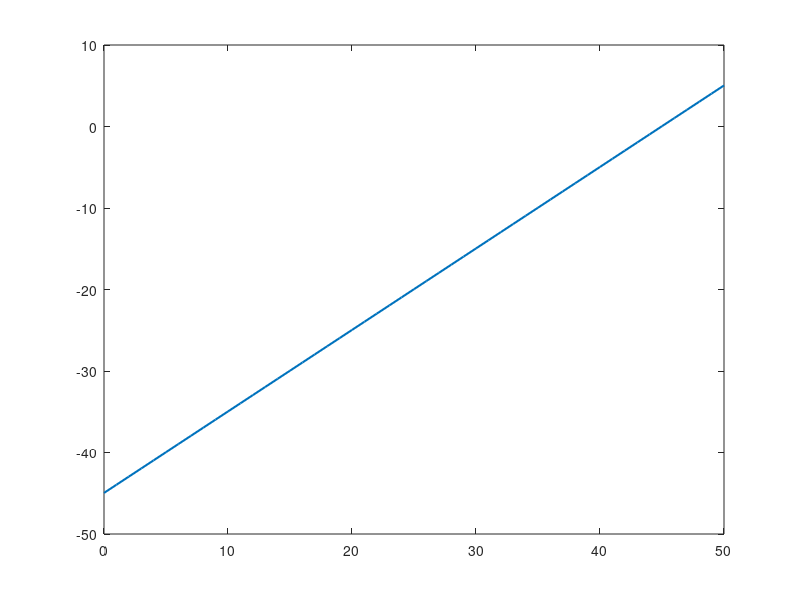

Write MATLAB code to recreate this figure. (Note: this script raises an error after producing the figure.)
%リンクバジェット計算
%今後、減衰、フェージング、マルチパス、干渉などを組み込む必要あり
clear;
close all;
clc;

%パラメータ(定数)
c = 3.0e8;
f = 9.2e8;
%距離パラメータ
d_GEO = 35786e3;
d_LEO = 1760e3;
L = 20*log10(4*pi*d_GEO*f/c);
k = 1.38e-23;
lambda = c/f;
Gt = 1;
margin = 10;

%SFによるSNRしきい値(LoRaの標準値)
SF = 7:12;
SNR_th = [-7.5, -10.0, -12.5, -15.0, -17.5, -20.0];


%パラメータ(変数)
Gr = 0:50;
T = 300; %27℃を想定
B = 100e3; %帯域幅は100kHzまたは125kHz
Pt = 13;


%受信電力[dBm]
pr = Pt + Gt + Gr - L;

%ノイズ(ガウシアンノイズ)し
pn = 10*log10(k*T*B)+30;
SNR = pr - pn;


%plot
figure;
plot(Gr, SNR, 'LineWidth', 1.5, 'DisplayName', 'SNR');
hold on;

col = lines(6);
for i = 1:6
    yline(SNR_th(i), '-', 'Color', col(i,:), 'LineWidth', 1.2, ...
        'DisplayName', sprintf('SF%d %.1f dB', SF(i), SNR_th(i)));
end

hold off;
grid on;

xlim([0 50]);
ylim([-40 10]);
xlabel('受信アンテナ利得 Gr [dBi]', 'FontSize',12);
ylabel('SNR [dB]', 'FontSize',12);
title('受信アンテナ利得とSNRの関係','FontSize',14);
legend('Location', 'northwest', 'FontSize', 10);

%最小アンテナ利得
G_rx_min = SNR_th + margin - (Pt + Gt - L - pn);

G_rx_lin = 10.^(G_rx_min / 10);
%必要なアンテナの直径の計算
D_min = (lambda/pi) .*(sqrt(G_rx_lin/0.6)); %開口能率 η=0.6

%% ターミナル出力
fprintf('SF別 必要最低アンテナ利得（マージン %d dB込み）\n', margin);
fprintf('SF G_rx_min [dBi] ｌ D_min [m]\n');

for i = 1:6
    fprintf('SF%d %14.1f %9.2f\n', SF(i), G_rx_min(i), D_min(i));
end
